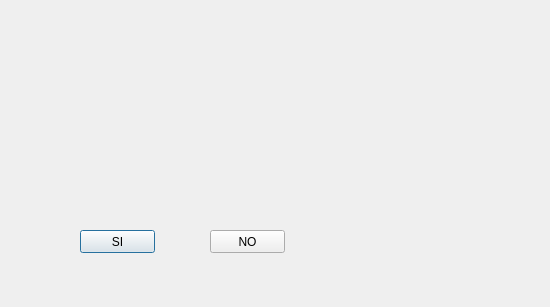
<?xml version="1.0" encoding="UTF-8"?>
<ui version="4.0">
 <class>GameOver</class>
 <widget class="QDialog" name="GameOver">
  <property name="geometry">
   <rect>
    <x>0</x>
    <y>0</y>
    <width>550</width>
    <height>307</height>
   </rect>
  </property>
  <property name="font">
   <font>
    <underline>false</underline>
   </font>
  </property>
  <property name="windowTitle">
   <string>Dialog</string>
  </property>
  <widget class="QPushButton" name="iniciar">
   <property name="geometry">
    <rect>
     <x>80</x>
     <y>230</y>
     <width>75</width>
     <height>23</height>
    </rect>
   </property>
   <property name="text">
    <string>SI</string>
   </property>
  </widget>
  <widget class="QPushButton" name="pushButton_2">
   <property name="geometry">
    <rect>
     <x>210</x>
     <y>230</y>
     <width>75</width>
     <height>23</height>
    </rect>
   </property>
   <property name="text">
    <string>NO</string>
   </property>
  </widget>
  <widget class="QLabel" name="label">
   <property name="geometry">
    <rect>
     <x>0</x>
     <y>0</y>
     <width>551</width>
     <height>311</height>
    </rect>
   </property>
   <property name="styleSheet">
    <string notr="true">image: url(:/gameover.png);</string>
   </property>
   <property name="text">
    <string/>
   </property>
  </widget>
  <zorder>label</zorder>
  <zorder>iniciar</zorder>
  <zorder>pushButton_2</zorder>
 </widget>
 <resources/>
 <connections/>
</ui>
